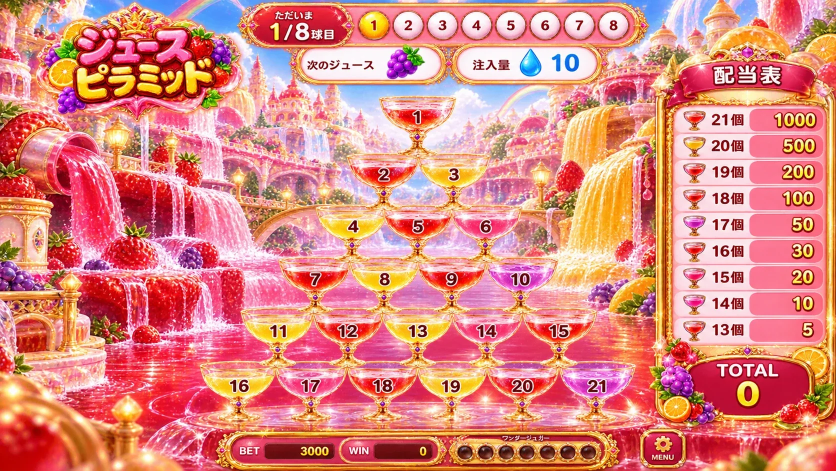
#> input picture assets/winery-juice-world-v60.webp, 1672 x 941 px (shown at 1/2 size)
$ python winery_clean_v61.py
#> lines starting #> are read from the running program, lines starting #| are printed output that depends on the picture
#!/usr/bin/env python3
"""Build the clean 1672x941 winery scenery from the existing photographic source.

Retains high-detail fruit waterfalls at the sides; removes screenshot-only title,
ball counters, example glasses, BET/WIN bar and other static game elements.
The centre is intentionally defocused to keep 21 separately animated glasses clear.
"""
from pathlib import Path
import numpy as np
from PIL import Image, ImageDraw, ImageFilter, ImageEnhance

root=Path(__file__).resolve().parents[2]
src=Image.open(root/"assets/winery-juice-world-v60.webp").convert("RGB")
#> src is the input picture: PIL image 1672x941 RGB; mean R, G, B 221.5, 136.3, 128.1
w,h=src.size
#> w = 1672; h = 941
assert (w,h)==(1672,941)
base=np.asarray(src).astype(np.float32)
blur=np.asarray(src.filter(ImageFilter.GaussianBlur(44))).astype(np.float32)
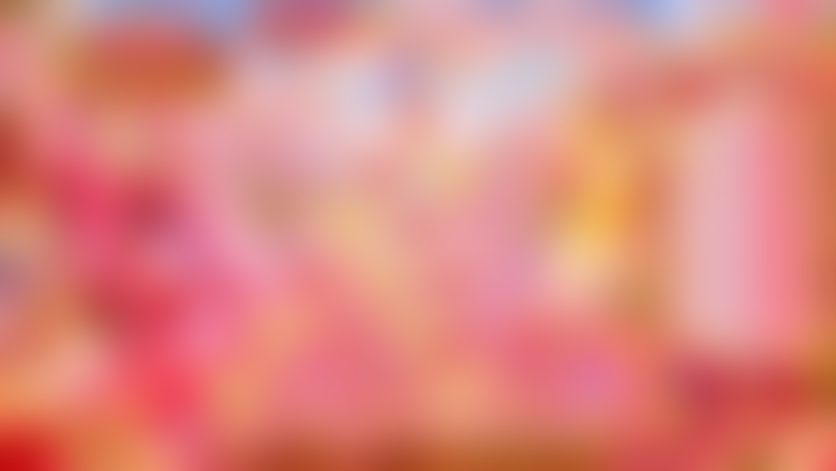
#> blur: shape (941, 1672, 3) float32 (shown at 1/2 size); mean R, G, B 219.2, 135.5, 127.9
y,x=np.indices((h,w))
left=np.clip((x-290)/130,0,1)
right=np.clip((1340-x)/110,0,1)
down=np.clip((y-70)/100,0,1)
central=left*right*down
base=base*(1-central[:,:,None])+blur*central[:,:,None]
# Clean the whole old title and round display, including the first baked cup.
upper=np.clip((355-y)/100,0,1)
upper*=np.clip((1320-x)/30,0,1)
topbase=np.asarray(
    src.crop((0,250,w,620)).resize((w,370),Image.Resampling.LANCZOS)
       .filter(ImageFilter.GaussianBlur(37))
).astype(np.float32)
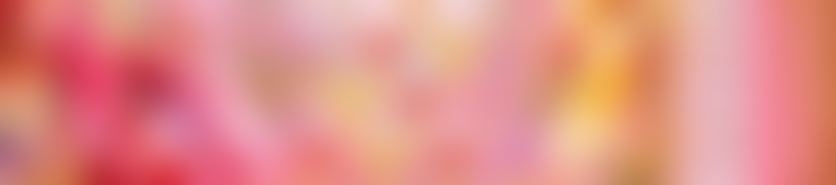
#> topbase: shape (370, 1672, 3) float32 (shown at 1/2 size); mean R, G, B 225.3, 143.3, 135.7
for row in range(370):
    a=upper[row,:,None]
    base[row,:,:]=base[row,:,:]*(1-a)+topbase[row,:,:]*a
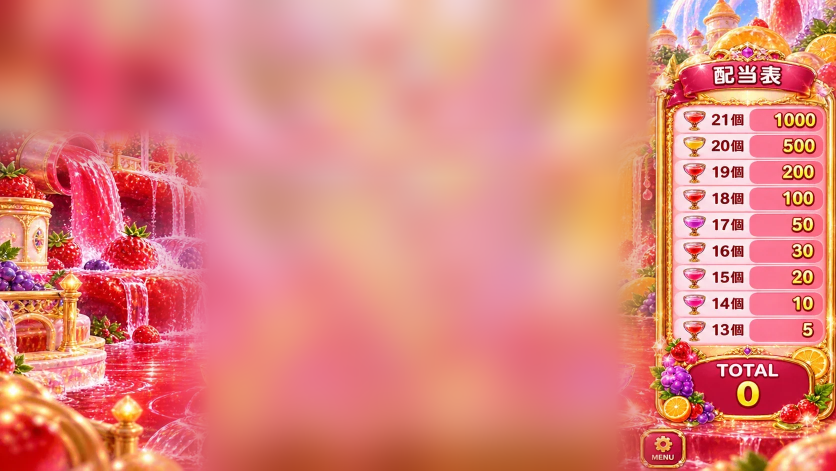
#> base: shape (941, 1672, 3) float64 (shown at 1/2 size); mean R, G, B 223.4, 133.3, 123.8
# Hide the baked bottom BET/WIN/circle row behind river reflections.
bottom=np.clip((y-735)/75,0,1)*central
base=base*(1-bottom[:,:,None]*.85)+blur*(bottom[:,:,None]*.85)
river=np.clip((y-350)/340,0,1)*np.clip((1340-np.abs(x-820))/230,0,1)
red=np.empty_like(base)
red[:,:,0]=245+6*np.sin(x*.015+y*.013)
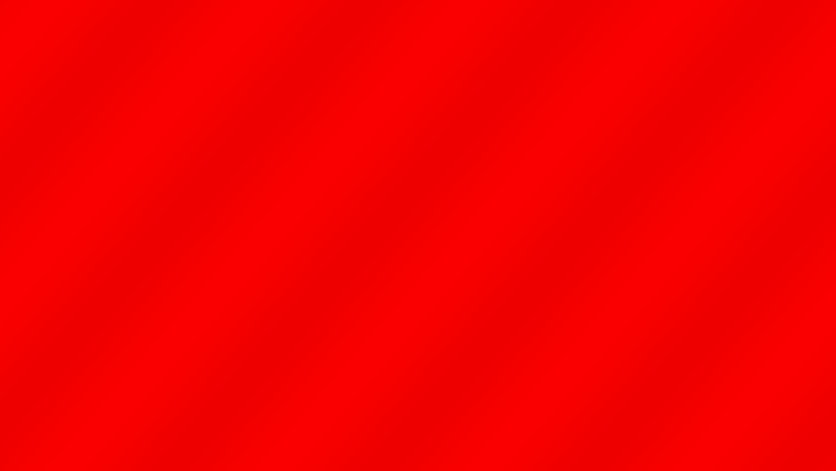
#> red: shape (941, 1672, 3) float64 (shown at 1/2 size); mean of channels 0, 1, 2 245, 0, 0; drawn as R, G, B
red[:,:,1]=54+20*np.sin(y*.013)
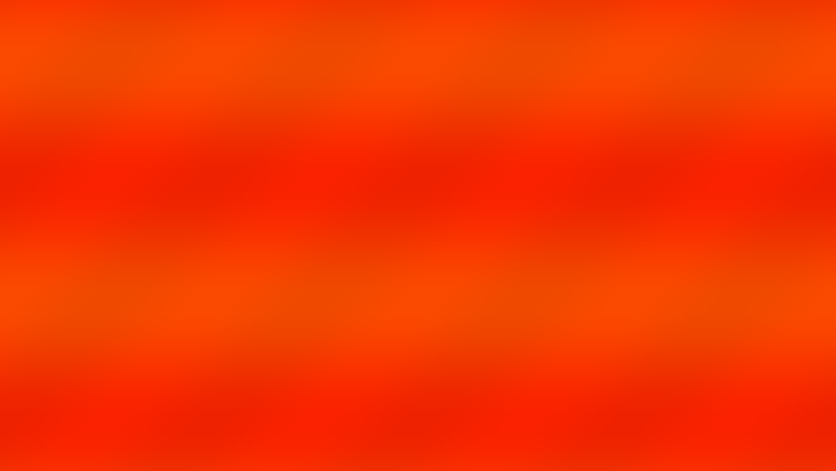
#> red: shape (941, 1672, 3) float64 (shown at 1/2 size); mean of channels 0, 1, 2 245, 54.1, 0; drawn as R, G, B
red[:,:,2]=114+25*np.sin((x+y)*.009)
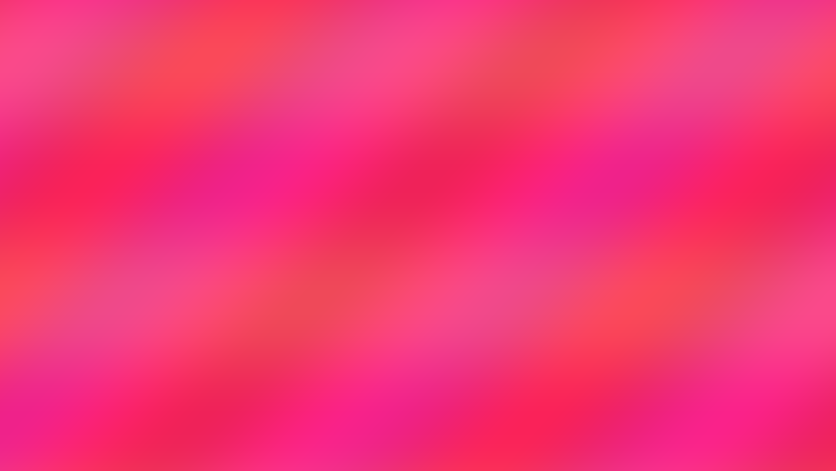
#> red: shape (941, 1672, 3) float64 (shown at 1/2 size); mean of channels 0, 1, 2 245, 54.1, 114.5; drawn as R, G, B
strength=.17*river
base=base*(1-strength[:,:,None])+red*strength[:,:,None]
im=Image.fromarray(np.uint8(np.clip(base,0,255))).convert("RGBA")
highlights=Image.new("RGBA",(w,h),(0,0,0,0))
#> highlights: PIL image 1672x941 RGBA; every value is 0
brush=ImageDraw.Draw(highlights)
for i in range(160):
    px=340+(i*151)%870
    py=360+(i*93)%545
    rad=(i*7)%30+18
    brush.line([(px-rad,py),(px+rad,py)],
               fill=(255,246,199,36+((i*11)%55)),width=1+int(i%3==0))
highlights=highlights.filter(ImageFilter.GaussianBlur(1.5))
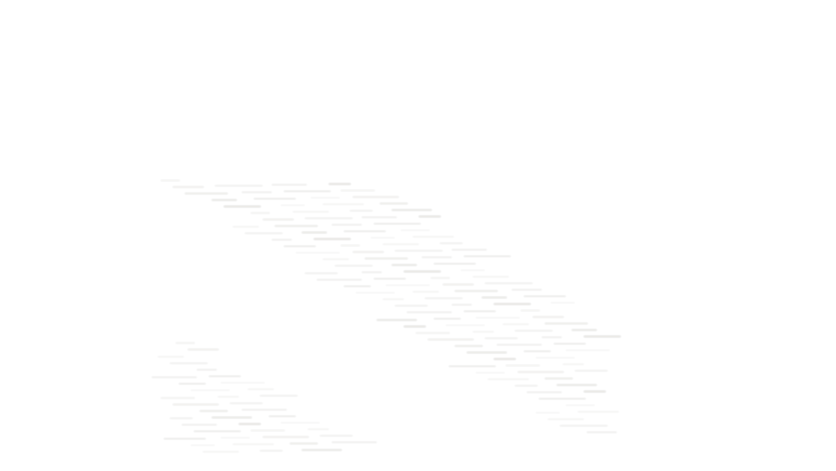
#> highlights: PIL image 1672x941 RGBA (shown at 1/2 size); mean R, G, B, A 2.3, 2.2, 1.8, 0.5; transparent parts drawn white
im=Image.alpha_composite(im,highlights).convert("RGB")
#> im: PIL image 1672x941 RGB
im=ImageEnhance.Color(im).enhance(1.13)
target=root/"assets/winery-juice-world-clean-v61.webp"
im.save(target,format="WEBP",quality=89,method=6)
assert target.stat().st_size > 50000
print(f"CREATED {target} ({target.stat().st_size} bytes)")
